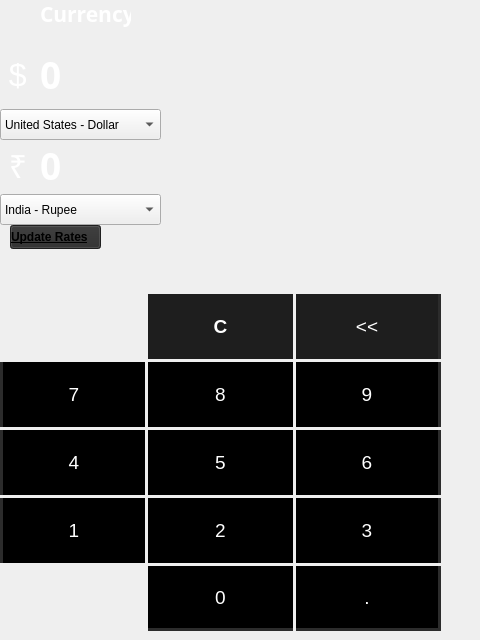
    <widget class="QWidget" name="currency">
     <widget class="QLabel" name="page_label_3">
      <property name="geometry">
       <rect>
        <x>40</x>
        <y>-12</y>
        <width>91</width>
        <height>51</height>
       </rect>
      </property>
      <property name="font">
       <font>
        <family>Segoe UI Semibold</family>
        <pointsize>16</pointsize>
        <bold>true</bold>
       </font>
      </property>
      <property name="styleSheet">
       <string notr="true">color: rgb(255, 255, 255);
</string>
      </property>
      <property name="text">
       <string>Currency</string>
      </property>
      <property name="alignment">
       <set>Qt::AlignLeading|Qt::AlignLeft|Qt::AlignVCenter</set>
      </property>
     </widget>
     <widget class="QLabel" name="OutputLabel_4">
      <property name="geometry">
       <rect>
        <x>40</x>
        <y>39</y>
        <width>431</width>
        <height>71</height>
       </rect>
      </property>
      <property name="font">
       <font>
        <family>Segoe UI Semibold</family>
        <pointsize>28</pointsize>
        <bold>true</bold>
       </font>
      </property>
      <property name="cursor">
       <cursorShape>IBeamCursor</cursorShape>
      </property>
      <property name="styleSheet">
       <string notr="true">color: rgb(255, 255, 255);</string>
      </property>
      <property name="text">
       <string>0</string>
      </property>
      <property name="textInteractionFlags">
       <set>Qt::LinksAccessibleByMouse|Qt::TextSelectableByMouse</set>
      </property>
     </widget>
     <widget class="QPushButton" name="SixButton_3">
      <property name="geometry">
       <rect>
        <x>296</x>
        <y>430</y>
        <width>145</width>
        <height>65</height>
       </rect>
      </property>
      <property name="font">
       <font>
        <pointsize>14</pointsize>
       </font>
      </property>
      <property name="styleSheet">
       <string notr="true">QPushButton {
	color: rgb(255, 255, 255);
	background-color: rgb(0, 0, 0);
	border: none;
	border-right: 3px solid rgb(44, 44, 44)
}
QPushButton:hover {
	color: rgb(255, 255, 255);
	background-color: rgb(147, 147, 147);
}
QPushButton:pressed{
	color: rgb(255, 255, 255);
	background-color: rgb(131, 131, 131);
}</string>
      </property>
      <property name="text">
       <string>6</string>
      </property>
      <property name="shortcut">
       <string>6</string>
      </property>
     </widget>
     <widget class="QPushButton" name="ZeroButton_3">
      <property name="geometry">
       <rect>
        <x>148</x>
        <y>566</y>
        <width>145</width>
        <height>65</height>
       </rect>
      </property>
      <property name="font">
       <font>
        <pointsize>14</pointsize>
       </font>
      </property>
      <property name="styleSheet">
       <string notr="true">QPushButton {
	color: rgb(255, 255, 255);
	background-color: rgb(0, 0, 0);
	border: none;
	border-bottom: 3px solid rgb(44, 44, 44)
}
QPushButton:hover {
	color: rgb(255, 255, 255);
	background-color: rgb(147, 147, 147);
}
QPushButton:pressed{
	color: rgb(255, 255, 255);
	background-color: rgb(131, 131, 131);
}</string>
      </property>
      <property name="text">
       <string>0</string>
      </property>
      <property name="shortcut">
       <string>0</string>
      </property>
     </widget>
     <widget class="QPushButton" name="ThreeButton_3">
      <property name="geometry">
       <rect>
        <x>296</x>
        <y>498</y>
        <width>145</width>
        <height>65</height>
       </rect>
      </property>
      <property name="font">
       <font>
        <pointsize>14</pointsize>
       </font>
      </property>
      <property name="styleSheet">
       <string notr="true">QPushButton {
	color: rgb(255, 255, 255);
	background-color: rgb(0, 0, 0);
	border: none;
	border-right: 3px solid rgb(44, 44, 44)
}
QPushButton:hover {
	color: rgb(255, 255, 255);
	background-color: rgb(147, 147, 147);
}
QPushButton:pressed{
	color: rgb(255, 255, 255);
	background-color: rgb(131, 131, 131);
}</string>
      </property>
      <property name="text">
       <string>3</string>
      </property>
      <property name="shortcut">
       <string>3</string>
      </property>
     </widget>
     <widget class="QPushButton" name="EightButton_3">
      <property name="geometry">
       <rect>
        <x>148</x>
        <y>362</y>
        <width>145</width>
        <height>65</height>
       </rect>
      </property>
      <property name="font">
       <font>
        <pointsize>14</pointsize>
       </font>
      </property>
      <property name="styleSheet">
       <string notr="true">QPushButton {
	color: rgb(255, 255, 255);
	background-color: rgb(0, 0, 0);
	border: none
}
QPushButton:hover{
	color: rgb(255, 255, 255);
	background-color: rgb(147, 147, 147);
}
QPushButton:pressed{
	color: rgb(255, 255, 255);
	background-color: rgb(131, 131, 131);
}</string>
      </property>
      <property name="text">
       <string>8</string>
      </property>
      <property name="shortcut">
       <string>8</string>
      </property>
     </widget>
     <widget class="QPushButton" name="FourButton_3">
      <property name="geometry">
       <rect>
        <x>0</x>
        <y>430</y>
        <width>145</width>
        <height>65</height>
       </rect>
      </property>
      <property name="font">
       <font>
        <pointsize>14</pointsize>
       </font>
      </property>
      <property name="styleSheet">
       <string notr="true">QPushButton {
	color: rgb(255, 255, 255);
	background-color: rgb(0, 0, 0);
	border: none;
	border-left: 3px solid rgb(44, 44, 44)
}
QPushButton:hover {
	color: rgb(255, 255, 255);
	background-color: rgb(147, 147, 147);
}
QPushButton:pressed{
	color: rgb(255, 255, 255);
	background-color: rgb(131, 131, 131);
}</string>
      </property>
      <property name="text">
       <string>4</string>
      </property>
      <property name="shortcut">
       <string>4</string>
      </property>
     </widget>
     <widget class="QPushButton" name="NineButton_3">
      <property name="geometry">
       <rect>
        <x>296</x>
        <y>362</y>
        <width>145</width>
        <height>65</height>
       </rect>
      </property>
      <property name="font">
       <font>
        <pointsize>14</pointsize>
       </font>
      </property>
      <property name="styleSheet">
       <string notr="true">QPushButton {
	color: rgb(255, 255, 255);
	background-color: rgb(0, 0, 0);
	border: none;
	border-right: 3px solid rgb(44, 44, 44)
}
QPushButton:hover {
	color: rgb(255, 255, 255);
	background-color: rgb(147, 147, 147);
}
QPushButton:pressed{
	color: rgb(255, 255, 255);
	background-color: rgb(131, 131, 131);
}</string>
      </property>
      <property name="text">
       <string>9</string>
      </property>
      <property name="shortcut">
       <string>9</string>
      </property>
     </widget>
     <widget class="QPushButton" name="TwoButton_3">
      <property name="geometry">
       <rect>
        <x>148</x>
        <y>498</y>
        <width>145</width>
        <height>65</height>
       </rect>
      </property>
      <property name="font">
       <font>
        <pointsize>14</pointsize>
       </font>
      </property>
      <property name="styleSheet">
       <string notr="true">QPushButton {
	color: rgb(255, 255, 255);
	background-color: rgb(0, 0, 0);
	border: none
}
QPushButton:hover {
	color: rgb(255, 255, 255);
	background-color: rgb(147, 147, 147);
}
QPushButton:pressed{
	color: rgb(255, 255, 255);
	background-color: rgb(131, 131, 131);
}</string>
      </property>
      <property name="text">
       <string>2</string>
      </property>
      <property name="shortcut">
       <string>2</string>
      </property>
     </widget>
     <widget class="QPushButton" name="SevenButton_3">
      <property name="geometry">
       <rect>
        <x>0</x>
        <y>362</y>
        <width>145</width>
        <height>65</height>
       </rect>
      </property>
      <property name="font">
       <font>
        <pointsize>14</pointsize>
       </font>
      </property>
      <property name="styleSheet">
       <string notr="true">QPushButton {
	color: rgb(255, 255, 255);
	background-color: rgb(0, 0, 0);
	border: none;
	border-left: 3px solid rgb(44, 44, 44)
}
QPushButton:hover {
	color: rgb(255, 255, 255);
	background-color: rgb(147, 147, 147);
}
QPushButton:pressed{
	color: rgb(255, 255, 255);
	background-color: rgb(131, 131, 131);
}</string>
      </property>
      <property name="text">
       <string>7</string>
      </property>
      <property name="shortcut">
       <string>7</string>
      </property>
     </widget>
     <widget class="QPushButton" name="DotButton_3">
      <property name="geometry">
       <rect>
        <x>296</x>
        <y>566</y>
        <width>145</width>
        <height>65</height>
       </rect>
      </property>
      <property name="font">
       <font>
        <pointsize>14</pointsize>
       </font>
      </property>
      <property name="styleSheet">
       <string notr="true">QPushButton {
	color: rgb(255, 255, 255);
	background-color: rgb(0, 0, 0);
	border: none;
	border-right: 3px solid rgb(44, 44, 44);
	border-bottom: 3px solid rgb(44, 44, 44)
}
QPushButton:hover {
	color: rgb(255, 255, 255);
	background-color: rgb(147, 147, 147);
}
QPushButton:pressed{
	color: rgb(255, 255, 255);
	background-color: rgb(131, 131, 131);
}</string>
      </property>
      <property name="text">
       <string>.</string>
      </property>
      <property name="shortcut">
       <string>.</string>
      </property>
     </widget>
     <widget class="QPushButton" name="FiveButton_3">
      <property name="geometry">
       <rect>
        <x>148</x>
        <y>430</y>
        <width>145</width>
        <height>65</height>
       </rect>
      </property>
      <property name="font">
       <font>
        <pointsize>14</pointsize>
       </font>
      </property>
      <property name="styleSheet">
       <string notr="true">QPushButton {
	color: rgb(255, 255, 255);
	background-color: rgb(0, 0, 0);
	border: none
}
QPushButton:hover {
	color: rgb(255, 255, 255);
	background-color: rgb(147, 147, 147);
}
QPushButton:pressed{
	color: rgb(255, 255, 255);
	background-color: rgb(131, 131, 131);
}</string>
      </property>
      <property name="text">
       <string>5</string>
      </property>
      <property name="shortcut">
       <string>5</string>
      </property>
     </widget>
     <widget class="QPushButton" name="OneButton_3">
      <property name="geometry">
       <rect>
        <x>0</x>
        <y>498</y>
        <width>145</width>
        <height>65</height>
       </rect>
      </property>
      <property name="font">
       <font>
        <pointsize>14</pointsize>
       </font>
      </property>
      <property name="styleSheet">
       <string notr="true">QPushButton {
	color: rgb(255, 255, 255);
	background-color: rgb(0, 0, 0);
	border: none;
	border-left: 3px solid rgb(44, 44, 44)
}
QPushButton:hover {
	color: rgb(255, 255, 255);
	background-color: rgb(147, 147, 147);
}
QPushButton:pressed{
	color: rgb(255, 255, 255);
	background-color: rgb(131, 131, 131);
}</string>
      </property>
      <property name="text">
       <string>1</string>
      </property>
      <property name="shortcut">
       <string>1</string>
      </property>
     </widget>
     <widget class="QPushButton" name="BackButton_3">
      <property name="geometry">
       <rect>
        <x>296</x>
        <y>294</y>
        <width>145</width>
        <height>65</height>
       </rect>
      </property>
      <property name="font">
       <font>
        <pointsize>14</pointsize>
       </font>
      </property>
      <property name="styleSheet">
       <string notr="true">QPushButton {
	color: rgb(255, 255, 255);
	background-color: rgb(30, 30, 30);
	border: none;
	border-right: 3px solid rgb(44, 44, 44)
}
QPushButton:hover {
	color: rgb(255, 255, 255);
	background-color: rgb(147, 147, 147);
}
QPushButton:pressed{
	color: rgb(255, 255, 255);
	background-color: rgb(131, 131, 131);
}</string>
      </property>
      <property name="text">
       <string>&lt;&lt;</string>
      </property>
      <property name="shortcut">
       <string>Backspace</string>
      </property>
     </widget>
     <widget class="QPushButton" name="CButton_3">
      <property name="geometry">
       <rect>
        <x>148</x>
        <y>294</y>
        <width>145</width>
        <height>65</height>
       </rect>
      </property>
      <property name="font">
       <font>
        <pointsize>14</pointsize>
        <bold>true</bold>
       </font>
      </property>
      <property name="styleSheet">
       <string notr="true">QPushButton {
	color: rgb(255, 255, 255);
	background-color: rgb(30, 30, 30);
	border: none
}
QPushButton:hover{
	color: rgb(255, 255, 255);
	background-color: rgb(147, 147, 147);
}
QPushButton:pressed{
	color: rgb(255, 255, 255);
	background-color: rgb(131, 131, 131);
}</string>
      </property>
      <property name="text">
       <string>C</string>
      </property>
      <property name="shortcut">
       <string>Del</string>
      </property>
     </widget>
     <widget class="QLabel" name="currency_label2">
      <property name="geometry">
       <rect>
        <x>0</x>
        <y>125</y>
        <width>31</width>
        <height>81</height>
       </rect>
      </property>
      <property name="font">
       <font>
        <pointsize>24</pointsize>
       </font>
      </property>
      <property name="styleSheet">
       <string notr="true">color: rgb(255, 255, 255);</string>
      </property>
      <property name="text">
       <string> ₹</string>
      </property>
      <property name="textInteractionFlags">
       <set>Qt::LinksAccessibleByMouse</set>
      </property>
     </widget>
     <widget class="QLabel" name="OutputLabel_3">
      <property name="geometry">
       <rect>
        <x>40</x>
        <y>130</y>
        <width>431</width>
        <height>71</height>
       </rect>
      </property>
      <property name="font">
       <font>
        <family>Segoe UI Semibold</family>
        <pointsize>28</pointsize>
        <bold>true</bold>
       </font>
      </property>
      <property name="cursor">
       <cursorShape>IBeamCursor</cursorShape>
      </property>
      <property name="styleSheet">
       <string notr="true">color: rgb(255, 255, 255);</string>
      </property>
      <property name="text">
       <string>0</string>
      </property>
      <property name="textInteractionFlags">
       <set>Qt::LinksAccessibleByMouse|Qt::TextSelectableByMouse</set>
      </property>
     </widget>
     <widget class="QLabel" name="currency_label">
      <property name="geometry">
       <rect>
        <x>0</x>
        <y>29</y>
        <width>31</width>
        <height>91</height>
       </rect>
      </property>
      <property name="font">
       <font>
        <pointsize>24</pointsize>
       </font>
      </property>
      <property name="styleSheet">
       <string notr="true">color: rgb(255, 255, 255);</string>
      </property>
      <property name="text">
       <string> $</string>
      </property>
      <property name="textInteractionFlags">
       <set>Qt::LinksAccessibleByMouse</set>
      </property>
     </widget>
     <widget class="QComboBox" name="comboBox">
      <property name="geometry">
       <rect>
        <x>0</x>
        <y>109</y>
        <width>161</width>
        <height>31</height>
       </rect>
      </property>
      <property name="styleSheet">
       <string notr="true"/>
      </property>
      <property name="currentIndex">
       <number>1</number>
      </property>
      <item>
       <property name="text">
        <string>India - Rupee</string>
       </property>
      </item>
      <item>
       <property name="text">
        <string>United States - Dollar</string>
       </property>
      </item>
      <item>
       <property name="text">
        <string>Europe - Euro</string>
       </property>
      </item>
     </widget>
     <widget class="QComboBox" name="comboBox_2">
      <property name="geometry">
       <rect>
        <x>0</x>
        <y>194</y>
        <width>161</width>
        <height>31</height>
       </rect>
      </property>
      <property name="autoFillBackground">
       <bool>false</bool>
      </property>
      <property name="styleSheet">
       <string notr="true"/>
      </property>
      <property name="editable">
       <bool>false</bool>
      </property>
      <property name="currentText">
       <string>India - Rupee</string>
      </property>
      <property name="currentIndex">
       <number>0</number>
      </property>
      <property name="iconSize">
       <size>
        <width>10</width>
        <height>10</height>
       </size>
      </property>
      <item>
       <property name="text">
        <string>India - Rupee</string>
       </property>
      </item>
      <item>
       <property name="text">
        <string>United States - Dollar</string>
       </property>
      </item>
      <item>
       <property name="text">
        <string>Europe - Euro</string>
       </property>
      </item>
     </widget>
     <widget class="QPushButton" name="update_btn">
      <property name="geometry">
       <rect>
        <x>10</x>
        <y>225</y>
        <width>91</width>
        <height>24</height>
       </rect>
      </property>
      <property name="font">
       <font>
        <bold>true</bold>
        <underline>true</underline>
       </font>
      </property>
      <property name="cursor">
       <cursorShape>PointingHandCursor</cursorShape>
      </property>
      <property name="styleSheet">
       <string notr="true">QPushButton{
	background-color: rgb(44, 44, 44);
	text-decoration: underline;
	text-align:left;
}
QPushButton:hover{
	color: rgb(148, 148, 148);
}</string>
      </property>
      <property name="text">
       <string>Update Rates</string>
      </property>
     </widget>
     <widget class="QLabel" name="update_lbl">
      <property name="geometry">
       <rect>
        <x>10</x>
        <y>245</y>
        <width>421</width>
        <height>41</height>
       </rect>
      </property>
      <property name="font">
       <font>
        <family>Segoe UI Semibold</family>
        <pointsize>9</pointsize>
        <bold>true</bold>
       </font>
      </property>
      <property name="styleSheet">
       <string notr="true">color: rgb(255, 255, 255);</string>
      </property>
      <property name="text">
       <string/>
      </property>
     </widget>
     <zorder>SixButton_3</zorder>
     <zorder>ZeroButton_3</zorder>
     <zorder>ThreeButton_3</zorder>
     <zorder>EightButton_3</zorder>
     <zorder>FourButton_3</zorder>
     <zorder>NineButton_3</zorder>
     <zorder>TwoButton_3</zorder>
     <zorder>SevenButton_3</zorder>
     <zorder>DotButton_3</zorder>
     <zorder>FiveButton_3</zorder>
     <zorder>OneButton_3</zorder>
     <zorder>BackButton_3</zorder>
     <zorder>currency_label2</zorder>
     <zorder>OutputLabel_3</zorder>
     <zorder>currency_label</zorder>
     <zorder>comboBox</zorder>
     <zorder>comboBox_2</zorder>
     <zorder>page_label_3</zorder>
     <zorder>OutputLabel_4</zorder>
     <zorder>CButton_3</zorder>
     <zorder>update_btn</zorder>
     <zorder>update_lbl</zorder>
    </widget>
